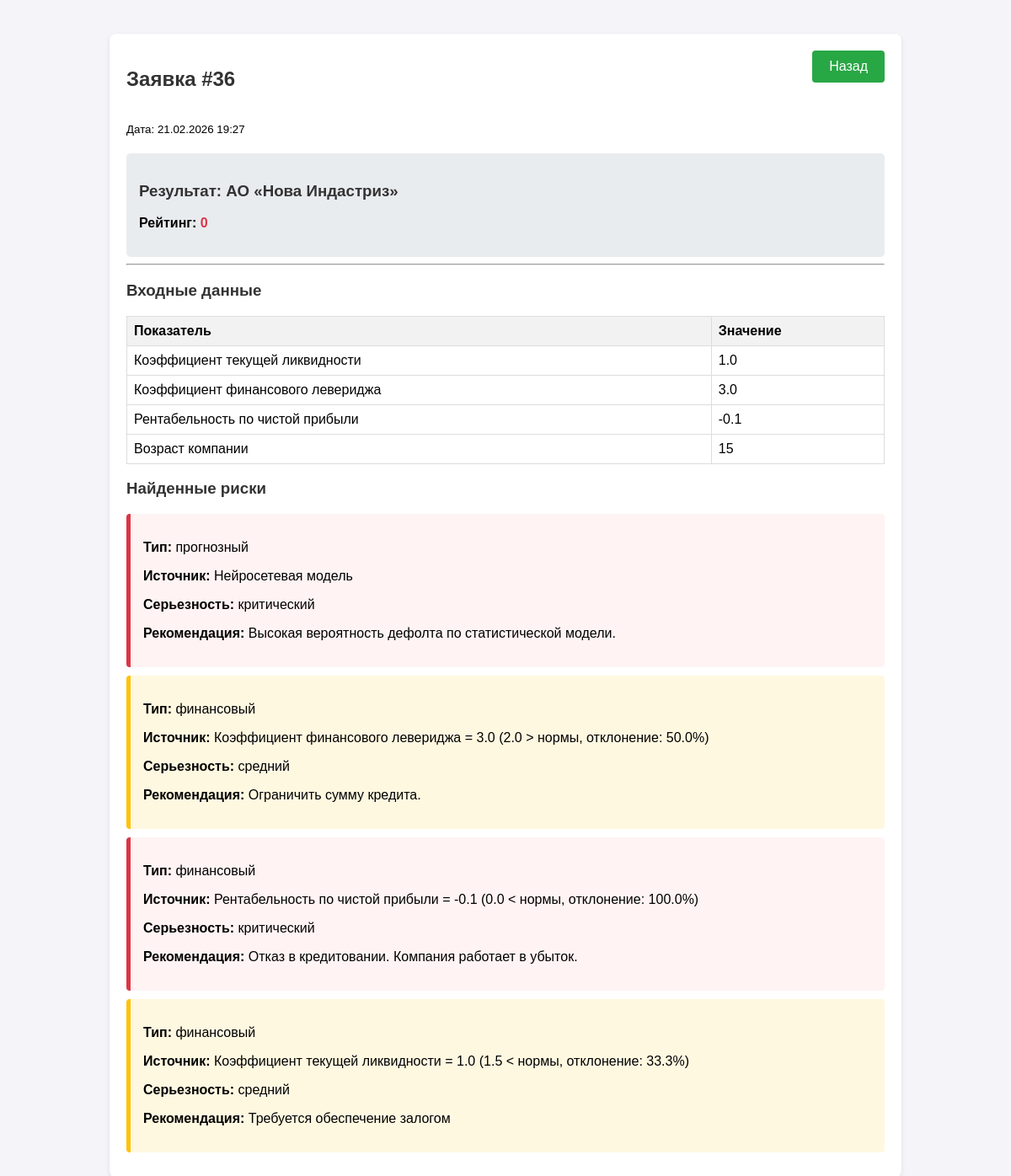
/history/36 (signed in), run on the app's committed database.
### app/models/models.py (models this page shows)
class CreditApplication(Base):
    __tablename__ = "applications"
    id = Column(Integer, primary_key=True, index=True)
    company_name = Column(String)
    industry = Column(String)
    financial_data = Column(JSON) # Храним JSON с коэффицентами
    business_description = Column(String)
    user_id = Column(Integer, ForeignKey("users.id"))
    rating = Column(Integer, default=0)
    status = Column(String, default="Обработан") # или "Отклонен"
    created_at = Column(DateTime, default=datetime.datetime.now)
    user_id = Column(Integer, ForeignKey("users.id", ondelete="CASCADE"))
    user = relationship("User", back_populates="applications")
    risks = relationship("FoundRisk", back_populates="application", cascade="all, delete-orphan")

class FoundRisk(Base):
    __tablename__ = "found_risks"
    id = Column(Integer, primary_key=True, index=True)
    application_id = Column(Integer, ForeignKey("applications.id"))
    risk_type = Column(String)
    source = Column(String)
    severity = Column(String)
    recommendation = Column(String)
    application_id = Column(Integer, ForeignKey("applications.id", ondelete="CASCADE"))
    application = relationship("CreditApplication", back_populates="risks")

### app/api/views.py (the view)
@router.get("/history/{app_id}", response_class=HTMLResponse)
async def application_details(
    request: Request,
    app_id: int,
    user = Depends(require_user),
    db: Session = Depends(get_db)
):
    application = db.query(CreditApplication).filter(CreditApplication.id == app_id).first()
    if not application or (user.role != "admin" and application.user_id != user.id):
        raise HTTPException(status_code=404, detail="Заявка не найдена")
    risks = db.query(FoundRisk).filter(FoundRisk.application_id == app_id).all()
    return templates.TemplateResponse("main/details.html", {
        "request": request,
        "user": user,
        "app": application,
        "risks": risks,
        "labels": FINANCIAL_LABELS
    })

### app/templates/main/details.html (shortened to what this page needs)
{% extends "base.html" %}
{% block content %}
<div style="display: flex; justify-content: space-between;">
    <h2>Заявка #{{ app.id }}</h2>
    <a href="/profile"><button>Назад</button></a>
</div>
<p><small>Дата: {{ app.created_at.strftime('%d.%m.%Y %H:%M') }}</small></p>
<div class="stats">
    <h3>Результат: {{ app.company_name }}</h3>
    <p><strong>Рейтинг:</strong>
        <span class="{% if app.rating > 70 %}text-success{% elif app.rating > 40 %}text-warning{% else %}text-danger{% endif %}">
            {{ app.rating }}
        </span>
    </p>
</div>
<hr>
<h3>Входные данные</h3>
<table>
    <tr><th>Показатель</th><th>Значение</th></tr>
    {% for key, value in app.financial_data.items() %}
    <tr>
        <td>{{ labels.get(key, key) }}</td>
        <td>{{ value }}</td>
    </tr>
    {% endfor %}
</table>
<h3>Найденные риски</h3>
{% if risks %}
    {% for risk in risks %}
    {% if risk.severity == 'критический' %}
        <div class="risk-card-critical">
    {% elif risk.severity == 'средний' %}
        <div class="risk-card-medium">
    {% else %}
        <div class="risk-card-low">
    {% endif %}
        <p><strong>Тип:</strong> {{ risk.risk_type }}</p>
        <p><strong>Источник:</strong> {{ risk.source }}</p>
        <p><strong>Серьезность:</strong> {{ risk.severity }}</p>
        <p><strong>Рекомендация:</strong> {{ risk.recommendation }}</p>
    </div>
    {% endfor %}
{% else %}
    <p class="text-success">Риски не обнаружены.</p>
{% endif %}
{% endblock %}

### app/templates/base.html (style rules this page uses)
body { font-family: Arial, sans-serif; margin: 40px; background-color: #f4f4f9; }
h1, h2, h3 { color: #333; }
button { background-color: #28a745; color: white; padding: 10px 20px; border: none; border-radius: 4px; cursor: pointer; font-size: 16px; }
a { text-decoration: none; color: #007bff; }
.text-danger { color: #dc3545; font-weight: bold; }
.stats { background-color: #e9ecef; padding: 15px; border-radius: 5px; margin-top: 20px; }
table { width: 100%; border-collapse: collapse; margin-top: 10px; }
th, td { border: 1px solid #ddd; padding: 8px; text-align: left; }
th { background-color: #f2f2f2; }

### app/templates/main/details.html (style rules this page uses)
.risk-card-critical { border-left: 5px solid #dc3545; background-color: #fff3f3; padding: 15px; margin-bottom: 10px; border-radius: 4px; }
.risk-card-medium { border-left: 5px solid #ffc107; background-color: #fff8e1; padding: 15px; margin-bottom: 10px; border-radius: 4px; }

### data on the page
CreditApplication: id "36", created_at "21.02.2026 19:27", company_name "АО «Нова Индастриз»", rating "0"
FoundRisk: risk_type "прогнозный", source "Нейросетевая модель", severity "критический", recommendation "Высокая вероятность дефолта по статистической модели."
FoundRisk: risk_type "финансовый", source "Коэффициент финансового левериджа = 3.0 (2.0 > нормы, отклонение: 50.0%)", severity "средний", recommendation "Ограничить сумму кредита."
FoundRisk: risk_type "финансовый", source "Рентабельность по чистой прибыли = -0.1 (0.0 < нормы, отклонение: 100.0%)", severity "критический", recommendation "Отказ в кредитовании. Компания работает в убыток."
FoundRisk: risk_type "финансовый", source "Коэффициент текущей ликвидности = 1.0 (1.5 < нормы, отклонение: 33.3%)", severity "средний", recommendation "Требуется обеспечение залогом"

### other printed values
{{ labels.get(key, key) }} "Коэффициент текущей ликвидности" "Коэффициент финансового левериджа" "Рентабельность по чистой прибыли" "Возраст компании"
{{ value }} "1.0" "3.0" "-0.1" "15"
